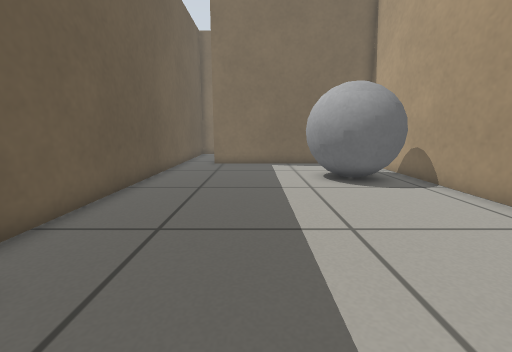
View 1 (above)

16 first-person views from a walk through a world built for the Gazebo simulator. The camera is 0.5 m above the floor, tilts 10° down and sees 90° across. The floor is counted in squares, 0.25 m on a side. Each view is taken from the middle of a square. On the plan, view 1 faces up. The plan holds only what a view shows up to about 16 squares ahead; the rest is blank.

View 2
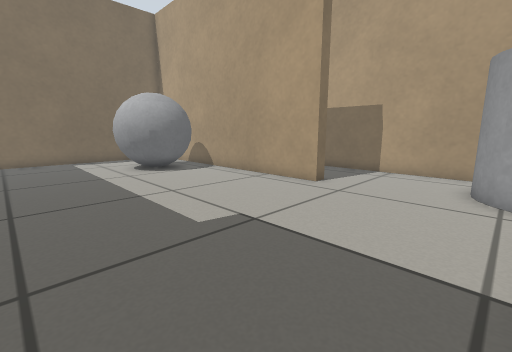

View 3
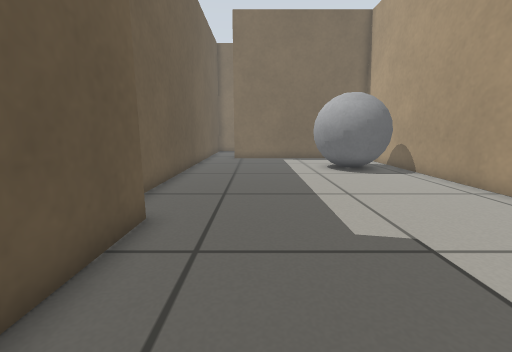

View 4
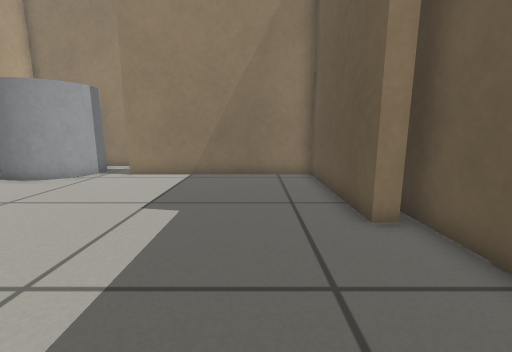

View 5
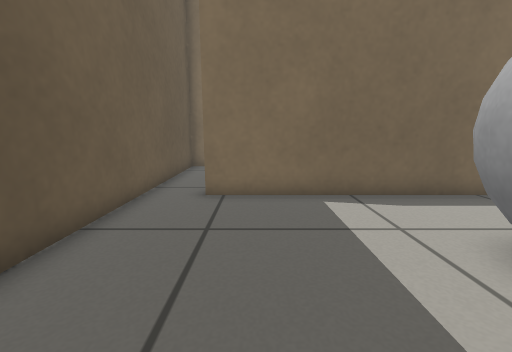

View 6
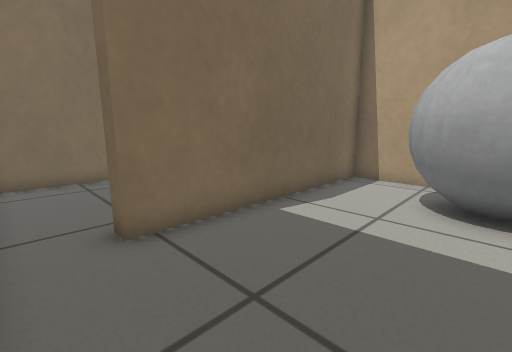

View 7
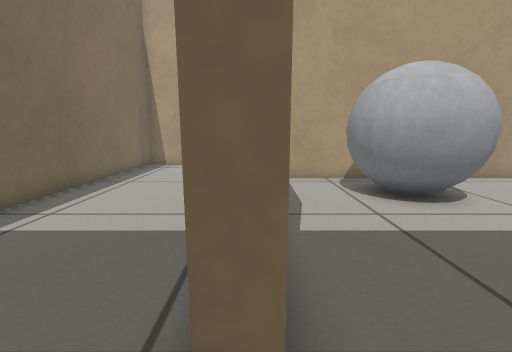

View 8
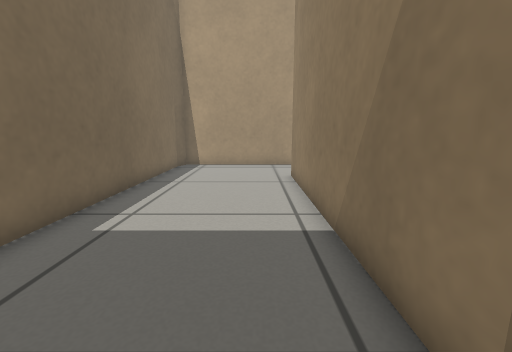

View 9
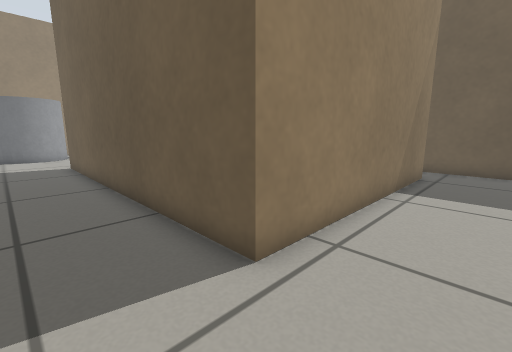

View 10
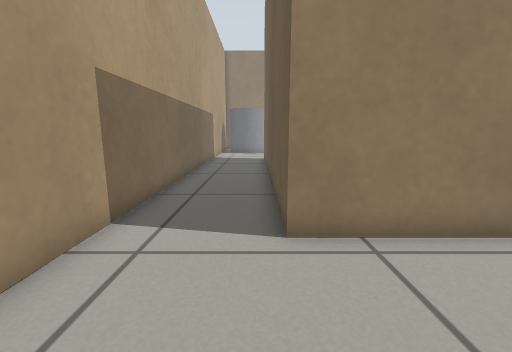

View 11
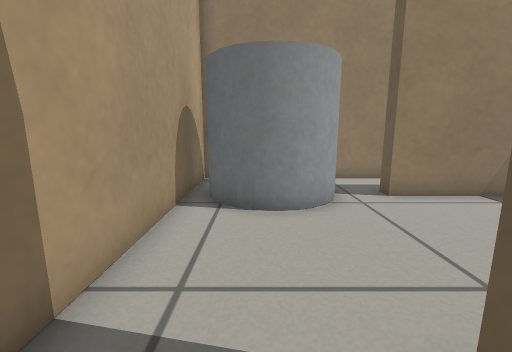

View 12
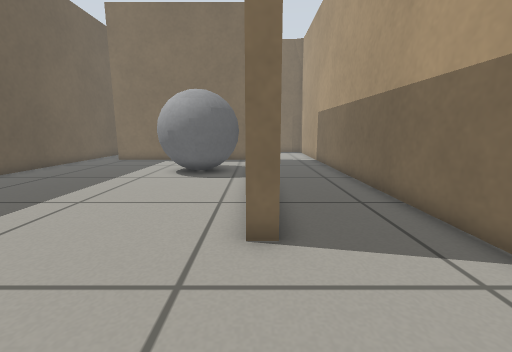

View 13
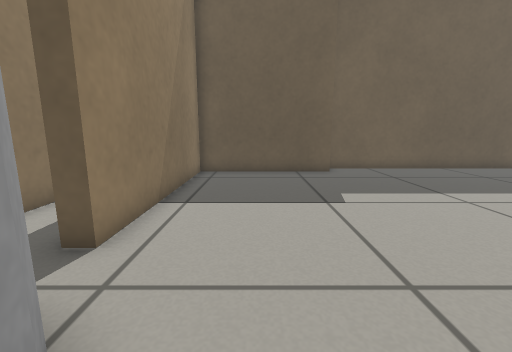

View 14
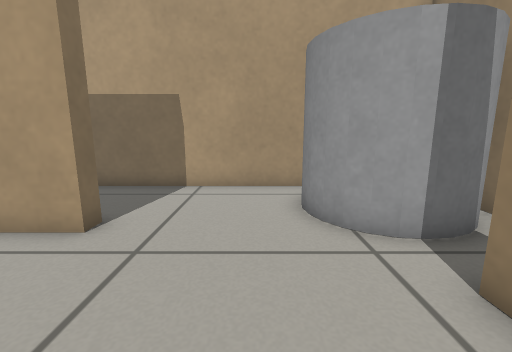

View 15
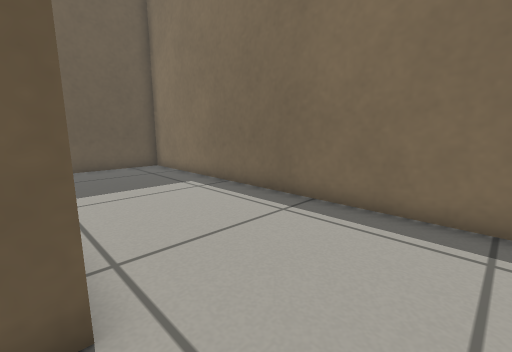

View 16
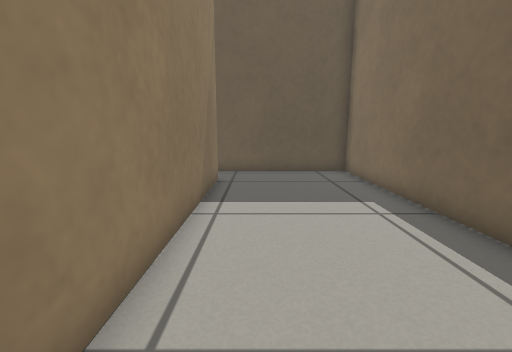

### Floor plan
Points are (right, up) in squares from view 1. A wall is a line through its corners. A room is listed if a view was taken in it or the views show most of it. See-through windows are left out.
Room 1 (views 1, 2, 3, 4, 5, 6, 7, 12, 14)
walls: (-4.2, 2.6) (-3.5, 2.6) (-3.5, -3.8) (4.9, -3.8); (7.4, 2.4) (6.8, 2.4) (6.8, 15.8) (-2.6, 15.8) (-2.6, 16.4); (-4.6, 16.6) (-4.6, 1.7)
ways out: opening at (-3.5, 16) to room 2; opening at (7, 0.5) to room 2; opening at (5.5, -4)
objects: grey ball (2, 9) to (6, 13)
Room 2 (views 8, 9, 10, 11, 13, 15, 16)
walls: (-2.6, 16.4) (7.4, 16.4) (7.4, 2.4); (11.2, -6.7) (11.2, 22.1) (10.4, 22.5) (-4.6, 22.5) (-4.6, 16.6)
ways out: opening at (-3.5, 16) to room 1; opening at (7, 0.5) to room 1

Positions as (right, up) in squares from view 1, and headings:
1: (0, 0), facing up
2: (-2, -3), facing up-right
3: (-1, -3), facing up
4: (-1, 8), facing down
5: (-1, 8), facing up
6: (-4, 11), facing up-right
7: (-4, 16), facing right
8: (-4, 18), facing right
9: (10, 19), facing down-left
10: (8, 21), facing down
11: (9, 4), facing down
12: (7, -2), facing up
13: (9, -1), facing left
14: (2, -1), facing right
15: (10, 16), facing up-left
16: (8, 18), facing left
